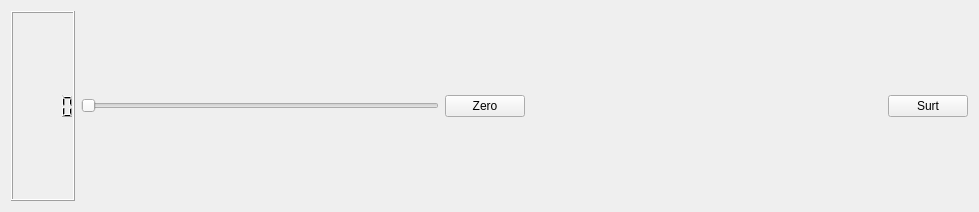
<?xml version="1.0" encoding="UTF-8"?>
<ui version="4.0">
 <class>MyForm</class>
 <widget class="QWidget" name="MyForm">
  <property name="geometry">
   <rect>
    <x>0</x>
    <y>0</y>
    <width>979</width>
    <height>212</height>
   </rect>
  </property>
  <property name="windowTitle">
   <string>Form</string>
  </property>
  <layout class="QHBoxLayout" name="horizontalLayout">
   <item>
    <widget class="MyLCDNumber" name="lcdNumber"/>
   </item>
   <item>
    <widget class="QSlider" name="horizontalSlider">
     <property name="orientation">
      <enum>Qt::Horizontal</enum>
     </property>
    </widget>
   </item>
   <item>
    <widget class="QPushButton" name="pushButton">
     <property name="text">
      <string>Zero</string>
     </property>
    </widget>
   </item>
   <item>
    <spacer name="horizontalSpacer">
     <property name="orientation">
      <enum>Qt::Horizontal</enum>
     </property>
     <property name="sizeHint" stdset="0">
      <size>
       <width>353</width>
       <height>20</height>
      </size>
     </property>
    </spacer>
   </item>
   <item>
    <widget class="QPushButton" name="pushButton_2">
     <property name="text">
      <string>Surt</string>
     </property>
    </widget>
   </item>
  </layout>
 </widget>
 <customwidgets>
  <customwidget>
   <class>MyLCDNumber</class>
   <extends>QLCDNumber</extends>
   <header>MyLCDNumber.h</header>
   <slots>
    <slot>setZeroOddEvenColor()</slot>
   </slots>
  </customwidget>
 </customwidgets>
 <resources/>
 <connections>
  <connection>
   <sender>horizontalSlider</sender>
   <signal>valueChanged(int)</signal>
   <receiver>lcdNumber</receiver>
   <slot>displayOddEvenColor(int)</slot>
   <hints>
    <hint type="sourcelabel">
     <x>130</x>
     <y>102</y>
    </hint>
    <hint type="destinationlabel">
     <x>69</x>
     <y>146</y>
    </hint>
   </hints>
  </connection>
  <connection>
   <sender>pushButton_2</sender>
   <signal>clicked()</signal>
   <receiver>MyForm</receiver>
   <slot>close()</slot>
   <hints>
    <hint type="sourcelabel">
     <x>905</x>
     <y>104</y>
    </hint>
    <hint type="destinationlabel">
     <x>911</x>
     <y>164</y>
    </hint>
   </hints>
  </connection>
  <connection>
   <sender>pushButton</sender>
   <signal>clicked()</signal>
   <receiver>lcdNumber</receiver>
   <slot>setZeroOddEvenColor()</slot>
   <hints>
    <hint type="sourcelabel">
     <x>473</x>
     <y>104</y>
    </hint>
    <hint type="destinationlabel">
     <x>40</x>
     <y>177</y>
    </hint>
   </hints>
  </connection>
 </connections>
</ui>
